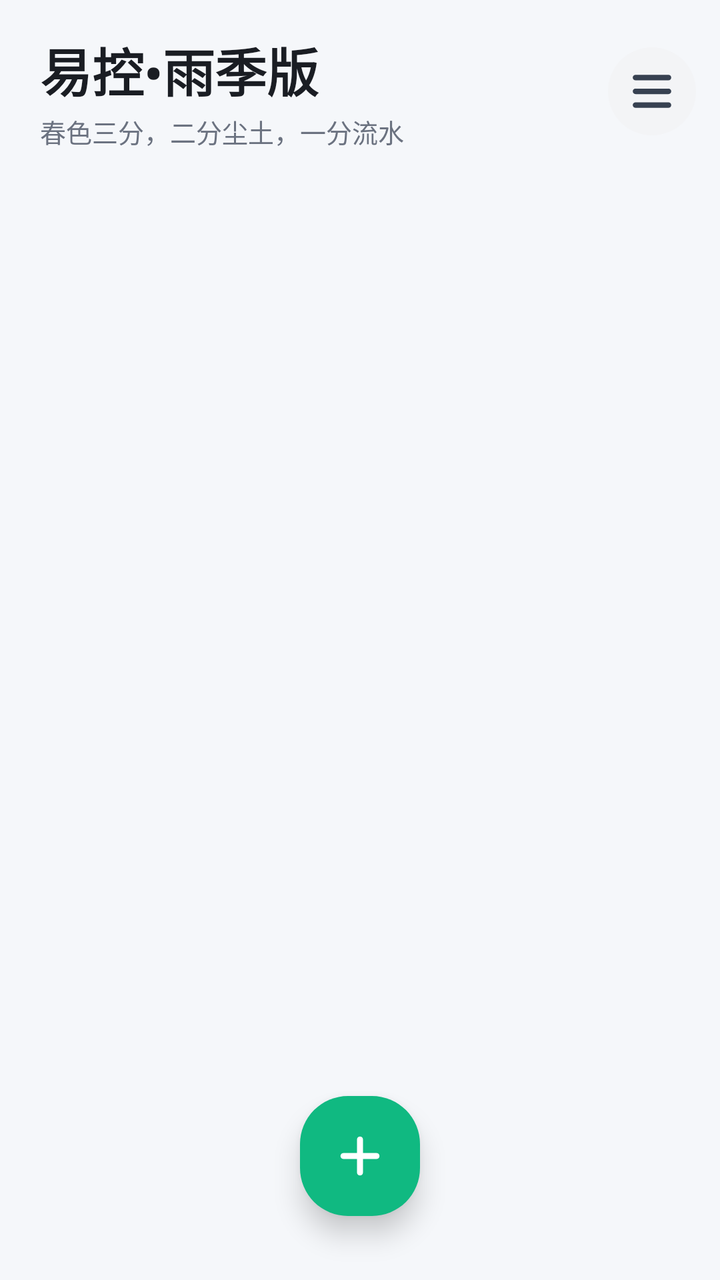
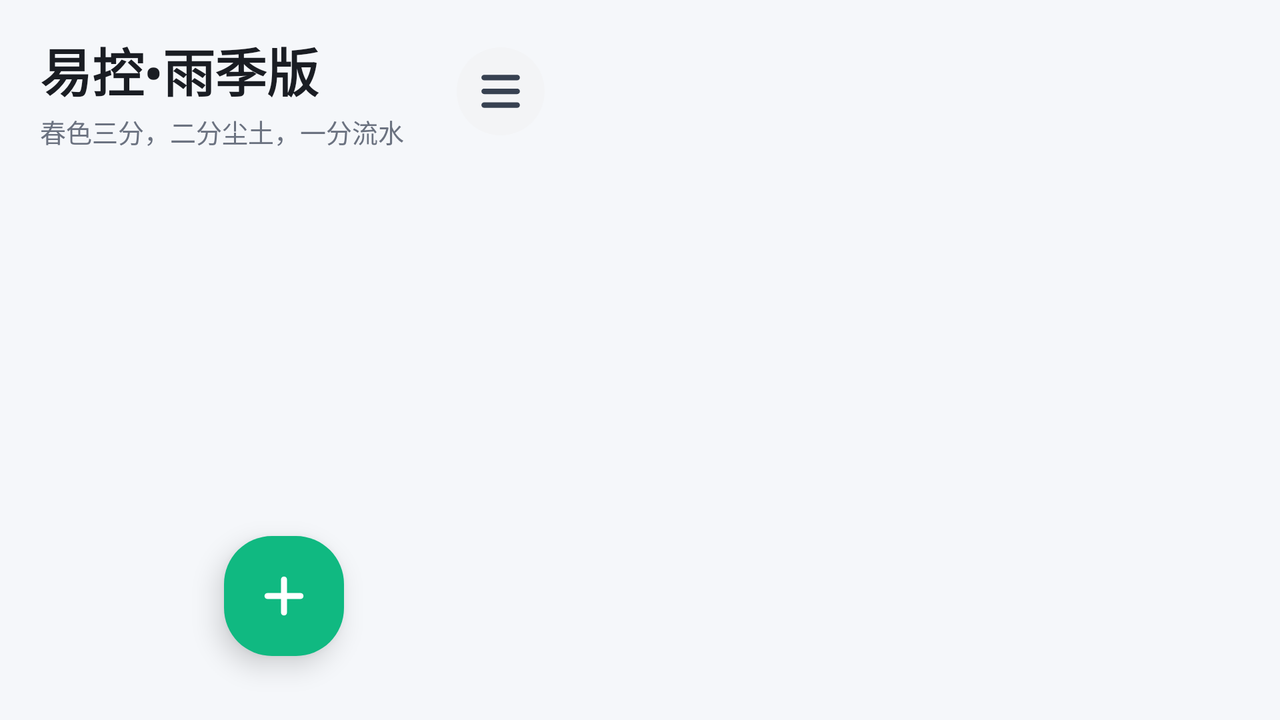

The same Android screen from two of the app's own layout files: first res/layout/ as a phone draws it, then the repository's variant for another configuration, drawn on a device whose configuration selects that folder. Both files follow.
<!-- AndroidManifest.xml: application theme AppTheme -->
<!-- res/layout/activity_main.xml -->
<?xml version="1.0" encoding="utf-8"?>
<FrameLayout xmlns:android="http://schemas.android.com/apk/res/android"
    xmlns:tools="http://schemas.android.com/tools"
    android:layout_width="match_parent"
    android:layout_height="match_parent"
    xmlns:app="http://schemas.android.com/apk/res-auto"
    android:background="@color/background">

    <ImageView
        android:layout_width="match_parent"
        android:layout_height="match_parent"
        android:layout_gravity="center"
        android:alpha="0.35"
        android:padding="15dp"
        android:scaleType="fitEnd"
        android:src="@drawable/main_background" />

    <LinearLayout
        android:layout_width="match_parent"
        android:layout_height="match_parent"
        android:orientation="vertical">

        <LinearLayout
            android:layout_width="match_parent"
            android:layout_height="wrap_content"
            android:gravity="center_vertical"
            android:orientation="horizontal"
            android:paddingStart="@dimen/spaceXl"
            android:paddingTop="@dimen/spaceLg"
            android:paddingEnd="@dimen/spaceMd"
            android:paddingBottom="@dimen/spaceLg">

            <LinearLayout
                android:layout_width="0dp"
                android:layout_height="wrap_content"
                android:layout_weight="1"
                android:orientation="vertical">

                <TextView
                    android:layout_width="match_parent"
                    android:layout_height="wrap_content"
                    android:text="@string/app_name_simple"
                    android:textColor="@color/onBackground"
                    android:textSize="@dimen/largeFont"
                    android:textStyle="bold" />

                <TextView
                    android:layout_width="match_parent"
                    android:layout_height="wrap_content"
                    android:layout_marginTop="2dp"
                    android:maxLines="1"
                    android:text="@string/main_poem"
                    android:textColor="@color/onBackgroundSecond"
                    android:textSize="@dimen/smallSmallFont" />
            </LinearLayout>

            <ImageView
                android:id="@+id/button_set"
                android:layout_width="44dp"
                android:layout_height="44dp"
                android:background="@drawable/background_button_secondary"
                android:padding="11dp"
                android:src="@drawable/bars"
                app:tint="@color/onSecondaryContainer" />

        </LinearLayout>

        <ListView
            android:id="@+id/devices_list"
            android:layout_width="match_parent"
            android:layout_height="match_parent"
            android:clipToPadding="false"
            android:divider="#00000000"
            android:dividerHeight="@dimen/spaceMd"
            android:paddingStart="@dimen/spaceLg"
            android:paddingEnd="@dimen/spaceLg"
            android:paddingBottom="80dp"
            android:scrollbars="none"
            tools:listitem="@layout/item_devices_item" />

    </LinearLayout>

    <ImageView
        android:id="@+id/button_add"
        android:layout_width="60dp"
        android:layout_height="60dp"
        android:layout_gravity="center_horizontal|bottom"
        android:layout_marginBottom="32dp"
        android:background="@drawable/background_button_primary"
        android:elevation="@dimen/elevationLg"
        android:padding="18dp"
        android:src="@drawable/plus"
        app:tint="@color/onButton" />
</FrameLayout>
<!-- resources referenced by this layout -->
<resources>
  <color name="background">#F5F7FA</color>
  <color name="onBackground">#1A1D23</color>
  <color name="onBackgroundSecond">#6B7280</color>
  <color name="onButton">#FFFFFF</color>
  <color name="onSecondaryContainer">#374151</color>
  <dimen name="elevationLg">8dp</dimen>
  <dimen name="largeFont">26sp</dimen>
  <dimen name="smallSmallFont">13sp</dimen>
  <dimen name="spaceLg">16dp</dimen>
  <dimen name="spaceMd">12dp</dimen>
  <dimen name="spaceXl">20dp</dimen>
  <!-- drawable background_button_primary (drawable) -->
  <?xml version="1.0" encoding="utf-8"?>
  <ripple xmlns:android="http://schemas.android.com/apk/res/android"
      android:color="@color/rippleDark">
      <item android:id="@android:id/background">
          <shape android:shape="rectangle">
              <corners android:radius="@dimen/round" />
              <solid android:color="@color/button" />
          </shape>
      </item>
  </ripple>
  <!-- drawable background_button_secondary (drawable) -->
  <?xml version="1.0" encoding="utf-8"?>
  <ripple xmlns:android="http://schemas.android.com/apk/res/android"
      android:color="@color/rippleLight">
      <item android:id="@android:id/background">
          <shape android:shape="rectangle">
              <corners android:radius="@dimen/round" />
              <solid android:color="@color/secondaryContainer" />
          </shape>
      </item>
  </ripple>
  <!-- drawable bars (drawable) -->
  <vector xmlns:android="http://schemas.android.com/apk/res/android"
      android:width="200dp"
      android:height="200dp"
      android:viewportWidth="1024"
      android:viewportHeight="1024">
      <path
          android:fillColor="#FF000000"
          android:pathData="M64,192c0,-35.4 28.6,-64 64,-64h768c35.4,0 64,28.6 64,64s-28.6,64 -64,64L128,256c-35.4,0 -64,-28.6 -64,-64zM64,512c0,-35.4 28.6,-64 64,-64h768c35.4,0 64,28.6 64,64s-28.6,64 -64,64L128,576c-35.4,0 -64,-28.6 -64,-64zM960,832c0,35.4 -28.6,64 -64,64L128,896c-35.4,0 -64,-28.6 -64,-64s28.6,-64 64,-64h768c35.4,0 64,28.6 64,64z" />
  </vector>
  <!-- drawable plus (drawable) -->
  <vector xmlns:android="http://schemas.android.com/apk/res/android"
      android:width="200dp"
      android:height="200dp"
      android:viewportWidth="1024"
      android:viewportHeight="1024">
      <path
          android:fillColor="#FF000000"
          android:pathData="M576,160c0,-35.4 -28.6,-64 -64,-64s-64,28.6 -64,64v288H160c-35.4,0 -64,28.6 -64,64s28.6,64 64,64h288v288c0,35.4 28.6,64 64,64s64,-28.6 64,-64V576h288c35.4,0 64,-28.6 64,-64s-28.6,-64 -64,-64H576V160z" />
  </vector>
  <string name="app_name_simple">易控•雨季版</string>
  <string name="main_poem">春色三分，二分尘土，一分流水</string>
  <style name="AppTheme" parent="Theme.AppCompat.Light.NoActionBar">
          
          <item name="colorPrimary">@color/colorPrimary</item>
          <item name="colorPrimaryDark">@color/colorPrimaryDark</item>
          <item name="colorAccent">@color/colorAccent</item>
          <item name="colorControlActivated">@color/styleColor</item>
      </style>
  <color name="rippleDark">#33FFFFFF</color>
  <dimen name="round">24dp</dimen>
  <color name="button">#10B981</color>
  <color name="rippleLight">#1A000000</color>
  <color name="secondaryContainer">#F3F4F6</color>
  <color name="colorPrimary">@color/styleColor</color>
  <color name="colorPrimaryDark">@color/styleColor</color>
  <color name="colorAccent">@color/styleColor</color>
  <color name="styleColor">#397EFD</color>
</resources>
<!-- res/layout-land/activity_main.xml (the repository's variant of the layout above) -->
<!-- drawn on the phone turned sideways -->
<?xml version="1.0" encoding="utf-8"?>
<LinearLayout xmlns:android="http://schemas.android.com/apk/res/android"
    xmlns:tools="http://schemas.android.com/tools"
    android:layout_width="match_parent"
    android:layout_height="match_parent"
    xmlns:app="http://schemas.android.com/apk/res-auto"
    android:background="@color/background">

    <FrameLayout
        android:layout_width="0dp"
        android:layout_height="match_parent"
        android:layout_weight="4">

        <ImageView
            android:layout_width="match_parent"
            android:layout_height="match_parent"
            android:layout_gravity="center"
            android:alpha="0.35"
            android:padding="15dp"
            android:scaleType="fitEnd"
            android:src="@drawable/main_background" />

        <LinearLayout
            android:layout_width="match_parent"
            android:layout_height="wrap_content"
            android:gravity="center_vertical"
            android:orientation="horizontal"
            android:paddingStart="@dimen/spaceXl"
            android:paddingTop="@dimen/spaceLg"
            android:paddingEnd="@dimen/spaceMd"
            android:paddingBottom="@dimen/spaceLg">

            <LinearLayout
                android:layout_width="0dp"
                android:layout_height="wrap_content"
                android:layout_weight="1"
                android:orientation="vertical">

                <TextView
                    android:layout_width="match_parent"
                    android:layout_height="wrap_content"
                    android:text="@string/app_name_simple"
                    android:textColor="@color/onBackground"
                    android:textSize="@dimen/largeFont"
                    android:textStyle="bold" />

                <TextView
                    android:layout_width="match_parent"
                    android:layout_height="wrap_content"
                    android:layout_marginTop="2dp"
                    android:maxLines="1"
                    android:text="@string/main_poem"
                    android:textColor="@color/onBackgroundSecond"
                    android:textSize="@dimen/smallSmallFont" />
            </LinearLayout>

            <ImageView
                android:id="@+id/button_set"
                android:layout_width="44dp"
                android:layout_height="44dp"
                android:background="@drawable/background_button_secondary"
                android:padding="11dp"
                android:src="@drawable/bars"
                app:tint="@color/onSecondaryContainer" />
        </LinearLayout>

        <ImageView
            android:id="@+id/button_add"
            android:layout_width="60dp"
            android:layout_height="60dp"
            android:layout_gravity="center_horizontal|bottom"
            android:layout_marginBottom="32dp"
            android:background="@drawable/background_button_primary"
            android:elevation="@dimen/elevationLg"
            android:padding="18dp"
            android:src="@drawable/plus"
            app:tint="@color/onButton" />
    </FrameLayout>

    <FrameLayout
        android:layout_width="0dp"
        android:layout_height="match_parent"
        android:layout_weight="5">

        <ListView
            android:id="@+id/devices_list"
            android:layout_width="match_parent"
            android:layout_height="match_parent"
            android:clipToPadding="false"
            android:divider="#00000000"
            android:dividerHeight="@dimen/spaceMd"
            android:paddingStart="@dimen/spaceMd"
            android:paddingEnd="@dimen/spaceLg"
            android:paddingBottom="80dp"
            android:scrollbars="none"
            tools:listitem="@layout/item_devices_item" />
    </FrameLayout>

</LinearLayout>
